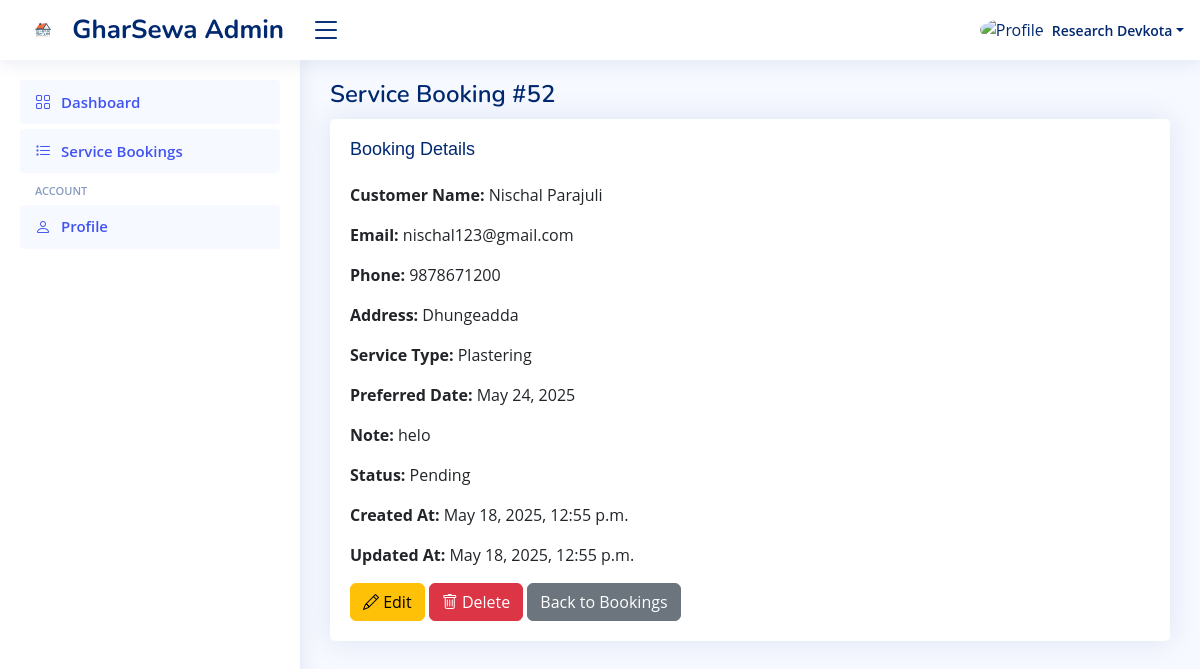
The page /dashboard/service-bookings/view/52/ (signed in) on the database its author committed.
### users/models.py (models this page shows, shortened)
class CustomUser(AbstractUser):
    username = None  # Completely remove username field
    email = models.EmailField(_('email address'), unique=True)
    profile_photo = models.URLField(blank=True, null=True)
    name = models.CharField(_('full name'), max_length=255, blank=True)
    first_name = models.CharField(_('first name'), max_length=30, blank=True)
    last_name = models.CharField(_('last name'), max_length=150, blank=True)
    USERNAME_FIELD = 'email'
    REQUIRED_FIELDS = []
    objects = CustomUserManager()

### allservices/models.py (models this page shows, shortened)
class ServiceBooking(models.Model):
    SERVICE_TYPES = (
        ('cleaning', 'Cleaning'),
        ('painting', 'Painting'),
        ('roofing', 'Roofing'),
        ('electrical', 'Electrical'),
        ('flooring', 'Flooring'),
        ('plastering', 'Plastering'),
        ('plumbing', 'Plumbing'),
        ('appliance', 'Appliance'),
    )
    STATUS_CHOICES = (
        ('pending', 'Pending'),
        ('approved', 'Approved'),
        ('rejected', 'Rejected'),
        ('completed', 'Completed'),
    )
    id = models.AutoField(primary_key=True)
    name = models.CharField(max_length=100)
    email = models.EmailField()
    phone = models.CharField(max_length=20)
    address = models.CharField(max_length=255)
    service = models.CharField(max_length=100, choices=SERVICE_TYPES)
    preferred_date = models.DateField()
    note = models.TextField(blank=True, null=True)
    status = models.CharField(max_length=20, choices=STATUS_CHOICES, default='pending')
    revenue = models.DecimalField(max_digits=10, decimal_places=2, default=0.00)
    created_at = models.DateTimeField(auto_now_add=True)
    updated_at = models.DateTimeField(auto_now=True)

### dashboard/views.py (the view)
# urls.py: path('service-bookings/view/<int:booking_id>/', views.view_booking, name='view_booking'),
@login_required(login_url='/login/')
@staff_member_required(login_url='/login/')
def view_booking(request, booking_id):
    try:
        booking = ServiceBooking.objects.get(id=booking_id)
    except ServiceBooking.DoesNotExist:
        messages.error(request, "Booking not found.")
        return redirect('service_bookings')
    return render(request, 'dashboard/view_booking.html', {'booking': booking})

### dashboard/templates/dashboard/view_booking.html (shortened to what this page needs)
{% load static %}
<!DOCTYPE html>
<html lang="en">
<head>
  <link href="{% static 'assets/vendor/bootstrap/css/bootstrap.min.css' %}" rel="stylesheet">
  <link href="{% static 'assets/vendor/bootstrap-icons/bootstrap-icons.css' %}" rel="stylesheet">
  <link href="{% static 'assets/css/style.css' %}" rel="stylesheet">
</head>
<body>
  <header id="header" class="header fixed-top d-flex align-items-center">
    <div class="d-flex align-items-center justify-content-between">
      <a href="{% url 'user_dashboard' %}" class="logo d-flex align-items-center">
        <img src="{% static 'assets/img/logo.png' %}" alt="GharSewa Logo">
        <span class="d-none d-lg-block">GharSewa Admin</span>
      </a>
      <i class="bi bi-list toggle-sidebar-btn"></i>
    </div>
    <nav class="header-nav ms-auto">
      <ul class="d-flex align-items-center">
        <li class="nav-item dropdown pe-3">
          <a class="nav-link nav-profile d-flex align-items-center pe-0" href="#" data-bs-toggle="dropdown">
            {% if request.user.profile_photo %}
              <img src="{{ request.user.profile_photo.url }}" alt="Profile" class="rounded-circle">
            {% else %}
              <img src="{% static 'assets/img/profile-img.jpg' %}" alt="Profile" class="rounded-circle">
            {% endif %}
            <span class="d-none d-md-block dropdown-toggle ps-2">{{ request.user.get_full_name|default:request.user.email }}</span>
          </a>
        </li>
      </ul>
    </nav>
  </header>
  <aside id="sidebar" class="sidebar">
    <ul class="sidebar-nav" id="sidebar-nav">
      <li class="nav-item"><a class="nav-link" href="{% url 'user_dashboard' %}"><i class="bi bi-grid"></i><span>Dashboard</span></a></li>
      <li class="nav-item"><a class="nav-link" href="{% url 'service_bookings' %}"><i class="bi bi-list-task"></i><span>Service Bookings</span></a></li>
      <li class="nav-heading">Account</li>
      <li class="nav-item"><a class="nav-link active" href="{% url 'user_profile' %}"><i class="bi bi-person"></i><span>Profile</span></a></li>
    </ul>
  </aside>
  <main id="main" class="main">
    <div class="pagetitle">
      <h1>Service Booking #{{ booking.id }}</h1>
    </div>
    <section class="section">
      <div class="card">
        <div class="card-body">
          <h5 class="card-title">Booking Details</h5>
          <p><strong>Customer Name:</strong> {{ booking.name }}</p>
          <p><strong>Email:</strong> {{ booking.email }}</p>
          <p><strong>Phone:</strong> {{ booking.phone }}</p>
          <p><strong>Address:</strong> {{ booking.address }}</p>
          <p><strong>Service Type:</strong> {{ booking.get_service_display }}</p>
          <p><strong>Preferred Date:</strong> {{ booking.preferred_date }}</p>
          <p><strong>Note:</strong> {{ booking.note|default:"None" }}</p>
          <p><strong>Status:</strong> {{ booking.get_status_display }}</p>
          <p><strong>Created At:</strong> {{ booking.created_at }}</p>
          <p><strong>Updated At:</strong> {{ booking.updated_at }}</p>
          <div>
            <a href="{% url 'edit_booking' booking.id %}" class="btn btn-warning"><i class="bi bi-pencil"></i> Edit</a>
            <a href="{% url 'delete_booking' booking.id %}" class="btn btn-danger" onclick="return confirm('Are you sure you want to delete this booking?')"><i class="bi bi-trash"></i> Delete</a>
            <a href="{% url 'service_bookings' %}" class="btn btn-secondary">Back to Bookings</a>
          </div>
        </div>
      </div>
    </section>
  </main>
</body>
</html>

### dashboard/static/assets/css/style.css (style rules this page uses)
:root { scroll-behavior: smooth; }
body { font-family: "Open Sans", sans-serif; background: #f6f9ff; color: #444444; }
a { color: #4154f1; text-decoration: none; }
h1, h2, h3, h4, h5, h6 { font-family: "Nunito", sans-serif; }
#main { margin-top: 60px; padding: 20px 30px; transition: all 0.3s; }
.pagetitle { margin-bottom: 10px; }
.pagetitle h1 { font-size: 24px; margin-bottom: 0; font-weight: 600; color: #012970; }
.card { margin-bottom: 30px; border: none; border-radius: 5px; box-shadow: 0px 0 30px rgba(1, 41, 112, 0.1); }
.card-title { padding: 20px 0 15px 0; font-size: 18px; font-weight: 500; color: #012970; font-family: "Poppins", sans-serif; }
.card-body { padding: 0 20px 20px 20px; }
.logo { line-height: 1; }
@media (min-width: 1200px) { .logo { width: 280px; } }
.logo img { max-height: 26px; margin-right: 6px; }
.logo span { font-size: 26px; font-weight: 700; color: #012970; font-family: "Nunito", sans-serif; }
.header { transition: all 0.5s; z-index: 997; height: 60px; box-shadow: 0px 2px 20px rgba(1, 41, 112, 0.1); background-color: #fff; padding-left: 20px; }
.header .toggle-sidebar-btn { font-size: 32px; padding-left: 10px; cursor: pointer; color: #012970; }
.header-nav ul { list-style: none; }
.header-nav>ul { margin: 0; padding: 0; }
.header-nav .nav-profile { color: #012970; }
.header-nav .nav-profile img { max-height: 36px; }
.header-nav .nav-profile span { font-size: 14px; font-weight: 600; }
.sidebar { position: fixed; top: 60px; left: 0; bottom: 0; width: 300px; z-index: 996; transition: all 0.3s; padding: 20px; overflow-y: auto; scrollbar-width: thin; scrollbar-color: #aab7cf transparent; box-shadow: 0px 0px 20px rgba(1, 41, 112, 0.1); background-color: #fff; }
@media (min-width: 1200px) { #main, #footer { margin-left: 300px; } }
.sidebar-nav { padding: 0; margin: 0; list-style: none; }
.sidebar-nav li { padding: 0; margin: 0; list-style: none; }
.sidebar-nav .nav-item { margin-bottom: 5px; }
.sidebar-nav .nav-heading { font-size: 11px; text-transform: uppercase; color: #899bbd; font-weight: 600; margin: 10px 0 5px 15px; }
.sidebar-nav .nav-link { display: flex; align-items: center; font-size: 15px; font-weight: 600; color: #4154f1; transition: 0.3; background: #f6f9ff; padding: 10px 15px; border-radius: 4px; }
.sidebar-nav .nav-link i { font-size: 16px; margin-right: 10px; color: #4154f1; }

### rows shown on the page
CustomUser: user.get_full_name "Research Devkota"
ServiceBooking: id "52", name "Nischal Parajuli", email "nischal123@gmail.com", phone "9878671200", address "Dhungeadda", service "Plastering", preferred_date "May 24, 2025", note "helo", status "Pending", created_at "May 18, 2025, 12:55 p.m.", updated_at "May 18, 2025, 12:55 p.m."
